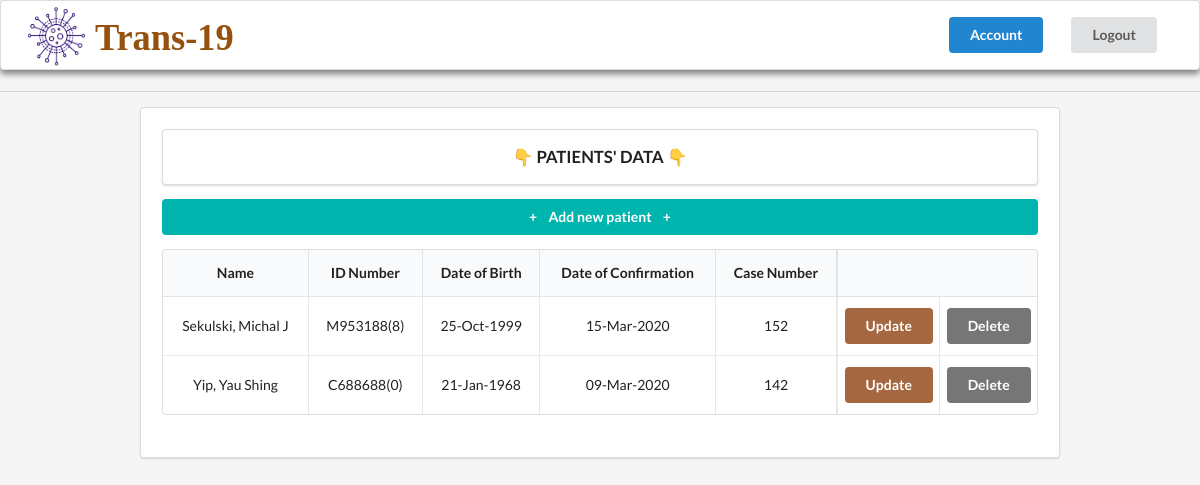
The app's page / (signed in), older data.
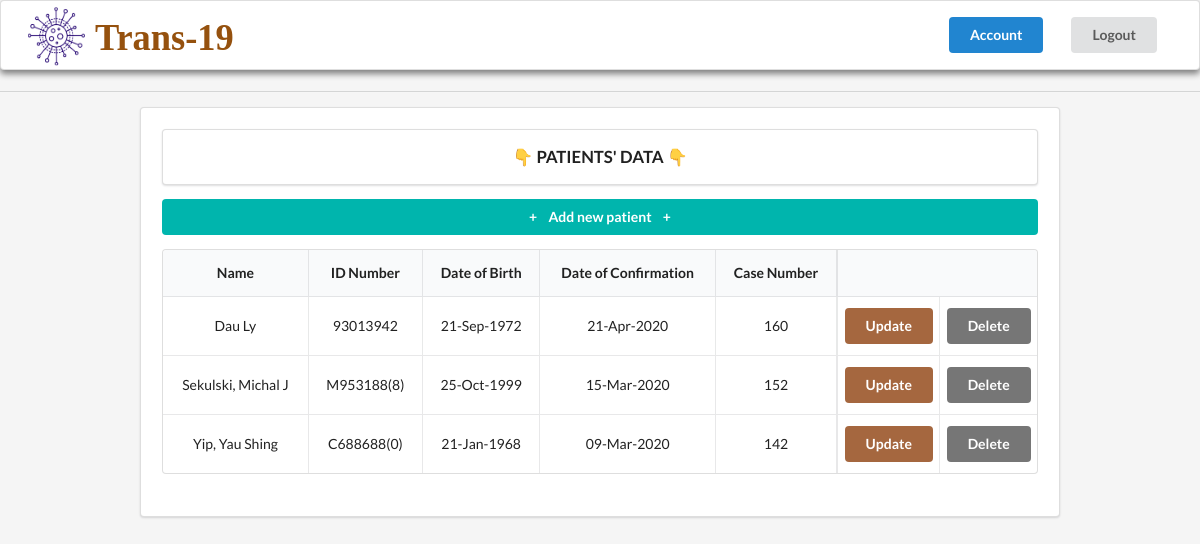
The same page, newer data.
### trans_19/models.py (models this page shows, shortened)
class Patient(models.Model):
    name = models.CharField('Name', max_length=30)
    idNum = models.CharField('ID Number', max_length=10)
    dateBirth = models.DateField('Date of Birth(YYYY-MM-DD)')
    dateConfi = models.DateField('Date of Confirmation(YYYY-MM-DD)')
    caseNum = models.IntegerField('Case Number')

### trans_19/views.py (the view)
# urls.py: path('', PatientsListView.as_view(), name='trans_19_home'),
class PatientsListView(LoginRequiredMixin, ListView):
    model = Patient
    template_name = 'patients/home.html'
    context_object_name = 'patients'
    ordering = ['-caseNum']

### trans_19/templates/patients/home.html (shortened to what this page needs)
{% extends "patients/index.html" %}
{% block content %}
<div class="ui divider"></div>
<div class="ui segment" style="margin:0 10em; padding: 1.5em;">
  <div class="ui segment" style="text-align: center; font-weight: 700; font-size: 1.2em;">👇 PATIENTS' DATA 👇
  </div>
  <div>
    <a class="ui teal button" href="{%url 'trans_19_addPatientRecord' %}" style="width: 100%;">+<span
        style="margin:0 0.8em">Add new
        patient</span>+</a>
  </div>
  <table class="ui celled table" style="text-align: center; margin-bottom: 1.5em;">
    <thead>
      <tr>
        <th>Name</th>
        <th>ID Number</th>
        <th>Date of Birth</th>
        <th>Date of Confirmation</th>
        <th>Case Number</th>
        <th colspan="2" style="border-left:0.2em solid rgba(34,36,38,.1);"></th>
      </tr>
    </thead>
    <tbody>
      {% for patient in patients %}
      <tr class='patients' style="cursor:pointer;" onMouseOver="this.style.backgroundColor='rgb(240,240,240)'"
        onMouseOut="this.style.backgroundColor='rgb(255,255,255)'" data-href="{%url 'trans_19_patient' patient.id %}">
        <td id='Name'>{{patient.name}}</td>
        <td data-label="ID">{{patient.idNum}}</td>
        <td data-label="Birth">{{patient.dateBirth|date:"d-M-Y"}}</td>
        <td data-label="Confirm">{{patient.dateConfi|date:"d-M-Y"}}</td>
        <td data-label="CaseNum">{{patient.caseNum}}</td>
        <td style="border-left:0.2em solid rgba(34,36,38,.1); padding-left:0.05em; padding-right:0.05em; "><a
            class="ui brown button" href="{%url 'trans_19_updatePatientRecord' patient.id %}"
            style="margin:0">Update</a>
        </td>
        <td style="padding-left:0.05em; padding-right:0.05em;"><a class="ui grey button"
            href="{%url 'trans_19_addPatientRecord'%}" style="margin:0">Delete</a>
        </td>
      </tr>
      {% endfor %}
    </tbody>
  </table>
</div>
{% endblock content %}

### trans_19/templates/patients/index.html (shortened to what this page needs)
<!DOCTYPE html>
<html lang="en">
<head>
  <link rel="stylesheet" type="text/css"
    href="https://cdnjs.cloudflare.com/ajax/libs/semantic-ui/2.4.1/semantic.min.css" />
</head>
<body style="background-color: rgb(245, 245, 245);">
  <div class="ui segment" style="background-color: white; box-shadow: 0px 4px 6px grey; margin-bottom: 1.5em;">
    <div class="ui secondary menu" style="margin:0 1em;background-color: white;">
      <a class="item" style="font-size: larger;" href="{%url 'trans_19_home'%}">
        <img src="../../static/resources/logo.svg" alt="Trans-19" style="transform: scale(5.3); margin-left: 4em;" />
      </a>
      <div class="right menu">
        {% if user.is_authenticated%}
        <a class="item" href="{%url 'chpstaff_account'%}"
          style="margin: 0 1em;padding:0; text-decoration: none;"><button class="ui primary button">
            Account
          </button></a>
        <a class="item" style="margin: 0 1em;padding:0; text-decoration: none;" href="{%url 'chpstaff_logout'%}"><button
            class="ui button">
            Logout
          </button></a>
        {% else %}
        <a class="item" style="margin: 0 1em;padding:0; text-decoration: none;" href="{%url 'chpstaff_login'%}"><button
            class="ui button">
            Log In
          </button></a>
        {% endif %}
      </div>
    </div>
  </div>
  {% block content %}{% endblock content %}
</body>
</html>

Row changes from the older to the newer data that the page shows:
added Patient: name "Dau Ly", idNum "93013942", dateBirth "21-Sep-1972", dateConfi "21-Apr-2020", caseNum "160"
